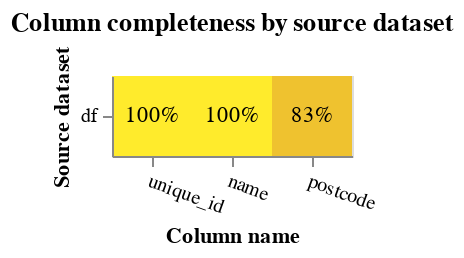

The notebook cell this image was saved under:
### Code cell
### Remove columns with very low link

db_api = DuckDBAPI()
# Conver empty lists to null before running...#
completeness_chart(df, db_api=db_api, table_names_for_chart=["df"])

### Figure 1 — Vega-Lite specification as saved in the notebook (floating-point values rounded to 4 significant figures)
{"config": {"view": {"continuousWidth": 400, "continuousHeight": 300}}, "layer": [{"mark": "rect", "encoding": {"color": {"field": "completeness", "legend": null, "scale": {"scheme": "darkred", "zero": true}, "type": "quantitative"}, "tooltip": [{"field": "source_dataset", "title": "Source dataset", "type": "nominal"}, {"field": "total_rows_inc_nulls", "format": ",", "title": "# of records", "type": "quantitative"}, {"field": "column_name", "title": "Column name", "type": "nominal"}, {"field": "total_null_rows", "format": ",", "title": "# of nulls", "type": "quantitative"}, {"field": "completeness", "format": ".1%", "type": "quantitative"}], "x": {"axis": {"labelAngle": 20}, "field": "column_name", "sort": {"field": "mean_comp", "order": "descending"}, "title": "Column name", "type": "nominal"}, "y": {"field": "source_dataset", "title": "Source dataset", "type": "nominal"}}, "title": "Column completeness by source dataset", "transform": [{"joinaggregate": [{"op": "mean", "field": "completeness", "as": "mean_comp"}], "groupby": ["column_name"]}]}, {"mark": {"type": "text"}, "encoding": {"color": {"condition": {"test": "datum['completeness'] < 0.5", "value": "white"}, "value": "black"}, "text": {"field": "completeness", "format": ".0%", "type": "quantitative"}, "x": {"axis": {"labelAngle": 0}, "field": "column_name", "sort": {"field": "mean_comp", "order": "descending"}, "type": "nominal"}, "y": {"field": "source_dataset", "type": "nominal"}}, "transform": [{"joinaggregate": [{"op": "mean", "field": "completeness", "as": "mean_comp"}], "groupby": ["column_name"]}]}], "data": {"name": "data-be51db18cc065f02c046081456561f5d"}, "height": {"step": 40}, "width": {"step": 40}, "$schema": "https://vega.github.io/schema/vega-lite/v5.9.3.json", "datasets": {"data-be51db18cc065f02c046081456561f5d": [{"source_dataset": "df", "column_name": "unique_id", "total_null_rows": 0, "total_rows_inc_nulls": 105573, "completeness": 1.0}, {"source_dataset": "df", "column_name": "name", "total_null_rows": 0, "total_rows_inc_nulls": 105573, "completeness": 1.0}, {"source_dataset": "df", "column_name": "postcode", "total_null_rows": 17679, "total_rows_inc_nulls": 105573, "completeness": 0.8325}]}}
